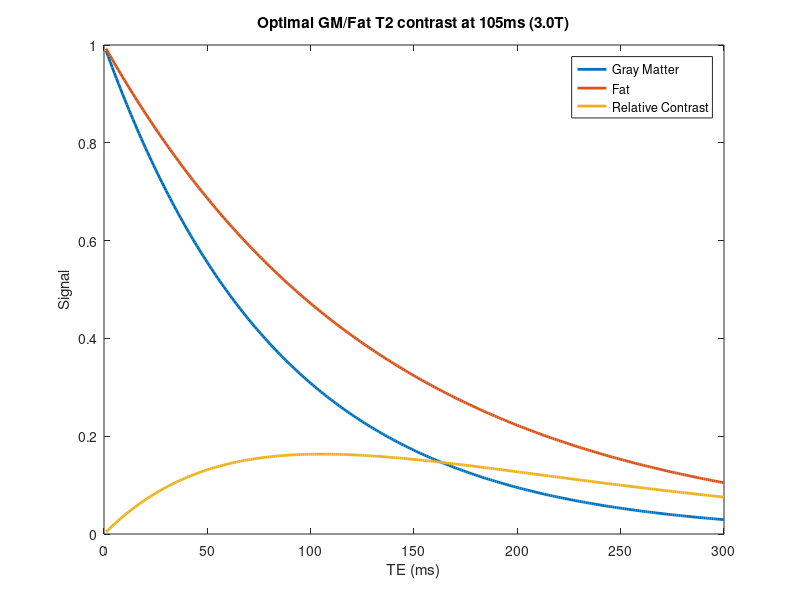

Write MATLAB code to recreate this figure.
function t2_contrast;
%plots T2-decay curves for two tissues as well as their relative contrast
%http://en.wikipedia.org/wiki/Relaxation_(NMR)
%http://en.wikipedia.org/wiki/Spin-spin_relaxation_time

%Note T2 depends on tissue and field strength:
% Table 2.1 of Magnetic resonance imaging of the brain and spine, Volume 1, By Scott W. Atlas page 27
%T2 (ms)
%         Gray     White	CSF     Blood(Venous)   Blood(Arterial)   Fat
%   1.5T  100      80       2200    150             235                165 
%   3.0T  85       77       2200    80              165                133
% Table 11.1 of Functional Neuroimaging in Exercise and Sport Sciences, Boecker et al.,  page 243
%T2 (ms)
%         cGray    White	CSF Blood(a)
%   1.5T  80       80       500  256
%   3.0T  70       60       500  121
%   7.0T  60       40        60   50
% for blood see http://www.ncbi.nlm.nih.gov/pmc/articles/PMC3752414/
%  both venous and arterial blood T2 decrease exponentially with B0 

x = 1:1:300;
xyGM = exp(-x./85);
xyFat = exp(-x./133);
xyContrast = abs(xyGM-xyFat);
p =plot(x,xyGM,x,xyFat,x,xyContrast);
xlabel('TE (ms)');
ylabel('Signal');
legend('Gray Matter','Fat','Relative Contrast');

set(p,'LineWidth',2);
set(gcf,'Color',[1 1 1]);

%next: report TE that has optimal contrast
[mx, i] = max(xyContrast);
title( ['Optimal GM/Fat T2 contrast at ',int2str(x(i)), 'ms (3.0T)']);